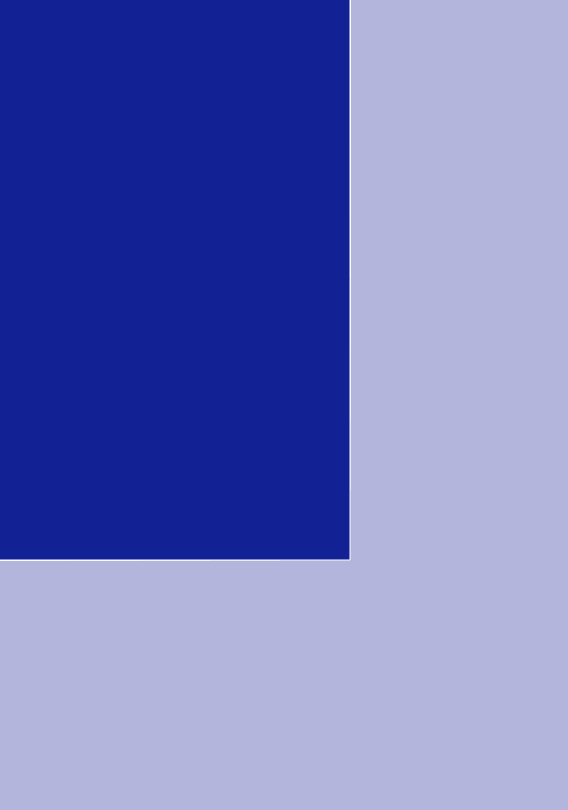
Frame 1 (no input)
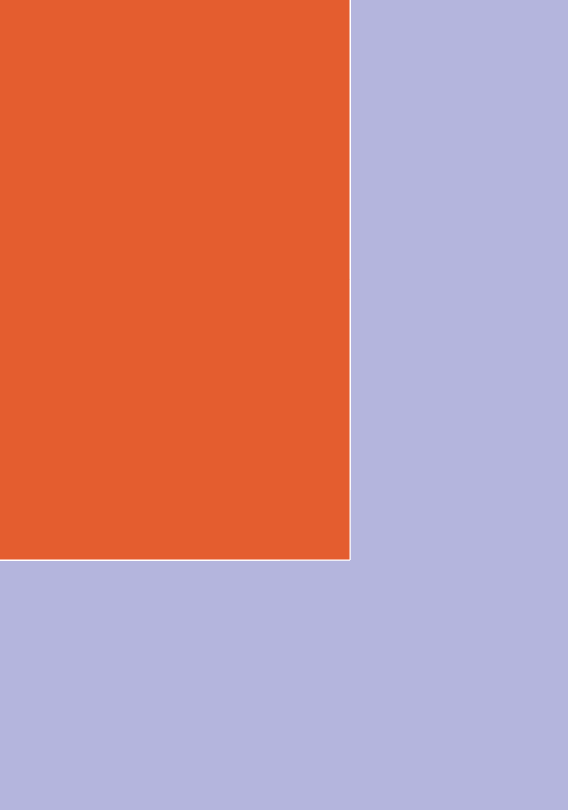
Frame 2 (the mouse pressed at the canvas centre, redrawn once)

The p5.js sketch that drew these frames (run headless with seeded random() and noise() and a simulated clock; the mouse was pressed at the canvas centre and the sketch redrawn once):

// p5.js sketch
// ── sketch.js
let i = 5;
let col1;
let col2;
let col3;
let colours;
//let position = 0;

function setup() {
  createCanvas(568, 810);
  frameRate(2);
  background(18,22,147,80);
  col1 = color(18, 33, 147);
  col2 = color(228, 93, 47);
  col3 = color(212, 212, 212);
  colours = [col1, col2, col3];
}

function draw() {
  noLoop();
  stroke(255);
  rectMode(CENTER);
  fill(random(colours));
  for (let i = 0; i < 15; i++) { //schleife für die Zeilen
    for (let y = 0; y < 15; y++) {  //Schleife für die Spalten
      let a = i * 100;
      let b = y * 100;
      if ( a < 586 && b<810) { 
      fill(random(colours));
        rect(i*20,y*20, a, b);
      }
    }
  }
}
